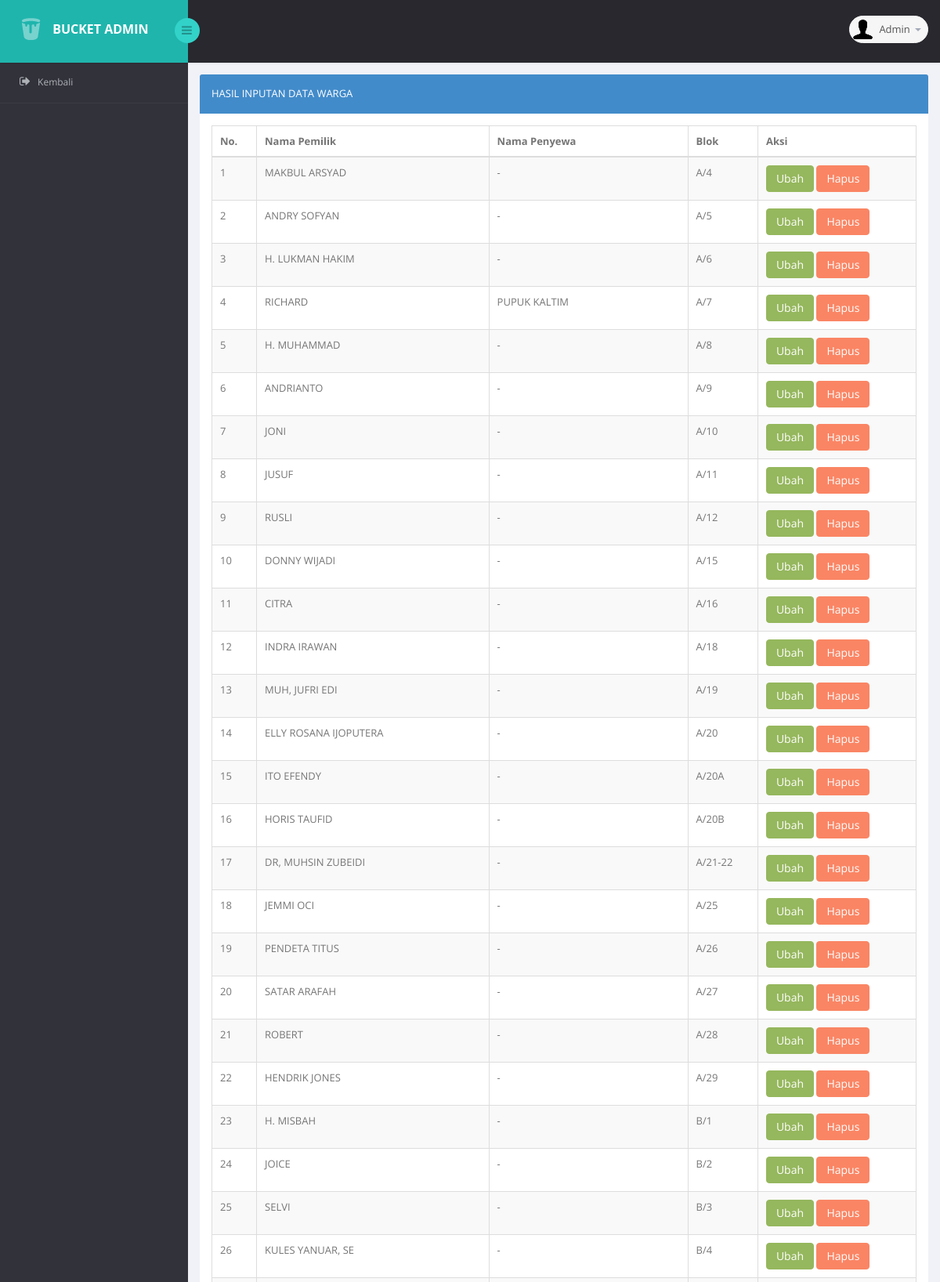
Page /admin/hasil_input_data_warga.php (signed in, upper part) on the committed database.
### tables this page shows
CREATE TABLE `data_warga` (
  `id` int(11) NOT NULL,
  `nama` varchar(100) NOT NULL,
  `penyewa` varchar(100) NOT NULL,
  `blok` varchar(10) NOT NULL
);

### admin/functions.php (called while the page is built, shortened)
<?php
$conn = mysqli_connect("localhost","root","","perumahan");
function query($query){
	global $conn;
	$result 		= mysqli_query($conn,$query);
	$rows 			= [];
	while ($row 	= mysqli_fetch_assoc($result)) {
	$rows [] 		= $row;
	}
	return $rows;
}
 ?>

### admin/hasil_input_data_warga.php (the view, shortened to what this page needs)
<?php
require 'functions.php';
$hasilInputan = query("SELECT*FROM data_warga");
 ?>
<!DOCTYPE html>
<html lang="en">
<head>
    <link href="bs3/css/bootstrap.min.css" rel="stylesheet">
    <link href="css/bootstrap-reset.css" rel="stylesheet">
    <link href="font-awesome/css/font-awesome.css" rel="stylesheet" />
    <link href="css/table-responsive.css" rel="stylesheet" />
    <link href="css/style.css" rel="stylesheet">
    <link href="css/style-responsive.css" rel="stylesheet" />
</head>
<body>
<section id="container" >
<header class="header fixed-top clearfix">
<div class="brand">
    <a href="index.php" class="logo">
        <img src=images/logo.png alt="">
    </a>
    <div class="sidebar-toggle-box">
        <div class="fa fa-bars"></div>
    </div>
</div>
<div class="top-nav clearfix">
    <ul class="nav pull-right top-menu">
        <li class="dropdown">
            <a data-toggle="dropdown" class="dropdown-toggle" href="#">
                <img alt="" src="images/2.png" width="33" height="33">
                <span class="username">Admin</span>
                <b class="caret"></b>
            </a>
        </li>
</div>
</header>
<aside>
    <div id="sidebar" class="nav-collapse">
                    <div class="leftside-navigation">
            <ul class="sidebar-menu" id="nav-accordion">
            <li>
               <a href="index.php">
                    <i class="fa fa-sign-out"></i>
                    <span>Kembali</span>
                </a>
            </li>
        </ul>
    </div>
    </div>
</aside>
    <section id="main-content">
        <section class="wrapper">
        <div class="row">
            <div class="col-sm-12">
           <section class="panel panel-primary">
                    <header class="panel-heading">
                        Hasil Inputan Data Warga
                    </header>
                    <div class="panel-body">
                        <section id="no-more-tables">
                            <table action="" method="post" class="table table-bordered table-striped table-condensed cf">
                                <thead class="cf">
                            <tr>
                                <th> No. </th>
                                <th> Nama Pemilik </th>
                                <th> Nama Penyewa </th>
                                <th> Blok </th>
                                <th> Aksi </th>
                            </tr>
                                </thead>
                                <tbody>
                                <?php $i = 1; ?>
                                <?php foreach ($hasilInputan as $hasil) :?>
                             <tr>
                                <td data-title="No."><?= $i;  ?></td>
                                <td data-title="Nama Pemilik"><?= $hasil["nama"] ; ?></td>
                                <td data-title="Nama Penyewa"><?= $hasil["penyewa"] ; ?></td>
                                <td data-title="Blok"><?= $hasil["blok"] ; ?></td>
                                <td data-title="Aksi">
                                    <a href="ubah_data_warga.php?id=<?=$hasil["id"];?>" class="btn btn-success">Ubah</a>
                                    <a href="hapus_data_warga.php?id=<?=$hasil["id"];?>" class="btn btn-danger">Hapus</a>
                                </td>
                            </tr>
                             <?php $i++; ?>
                            <?php endforeach; ?>
                                </tbody>
                            </table>
                        </section>
                    </div>
                </section>
            </div>
        </div>
        </section>
    </section>
</section>
</body>
</html>

### rows in the picture
data_warga: nama "MAKBUL ARSYAD", penyewa "-", blok "A/4"
data_warga: nama "ANDRY SOFYAN", penyewa "-", blok "A/5"
data_warga: nama "H. LUKMAN HAKIM", penyewa "-", blok "A/6"
data_warga: nama "RICHARD", penyewa "PUPUK KALTIM", blok "A/7"
data_warga: nama "H. MUHAMMAD", penyewa "-", blok "A/8"
data_warga: nama "ANDRIANTO", penyewa "-", blok "A/9"
data_warga: nama "JONI", penyewa "-", blok "A/10"
data_warga: nama "JUSUF", penyewa "-", blok "A/11"
data_warga: nama "RUSLI", penyewa "-", blok "A/12"
data_warga: nama "DONNY WIJADI", penyewa "-", blok "A/15"
data_warga: nama "CITRA", penyewa "-", blok "A/16"
data_warga: nama "INDRA IRAWAN", penyewa "-", blok "A/18"
data_warga: nama "MUH, JUFRI EDI", penyewa "-", blok "A/19"
data_warga: nama "ELLY ROSANA IJOPUTERA", penyewa "-", blok "A/20"
data_warga: nama "ITO EFENDY", penyewa "-", blok "A/20A"
data_warga: nama "HORIS TAUFID", penyewa "-", blok "A/20B"
data_warga: nama "DR, MUHSIN ZUBEIDI", penyewa "-", blok "A/21-22"
data_warga: nama "JEMMI OCI", penyewa "-", blok "A/25"
data_warga: nama "PENDETA TITUS", penyewa "-", blok "A/26"
data_warga: nama "SATAR ARAFAH", penyewa "-", blok "A/27"
data_warga: nama "ROBERT", penyewa "-", blok "A/28"
data_warga: nama "HENDRIK JONES", penyewa "-", blok "A/29"
data_warga: nama "H. MISBAH", penyewa "-", blok "B/1"
data_warga: nama "JOICE", penyewa "-", blok "B/2"
data_warga: nama "SELVI", penyewa "-", blok "B/3"
data_warga: nama "KULES YANUAR, SE", penyewa "-", blok "B/4"
